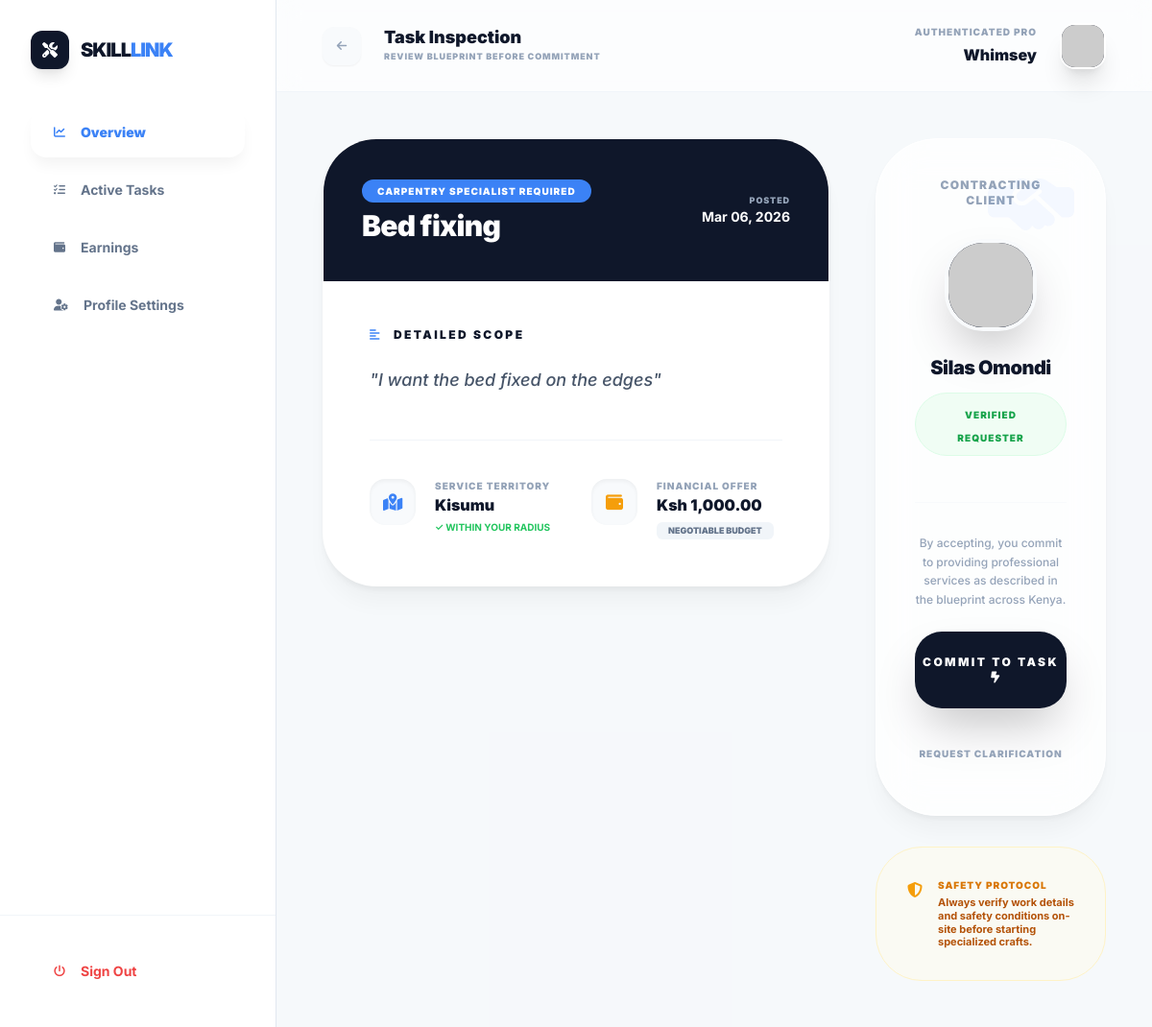
/worker/view-task.php?id=2 (signed in), run on the app's committed database.
### tables this page shows
CREATE TABLE `tasks` (
  `id` int(11) NOT NULL,
  `client_id` int(11) NOT NULL,
  `category_id` int(11) NOT NULL,
  `worker_id` int(11) DEFAULT NULL,
  `title` varchar(255) NOT NULL,
  `description` text NOT NULL,
  `location_name` varchar(255) NOT NULL,
  `latitude` decimal(10,8) DEFAULT NULL,
  `longitude` decimal(11,8) DEFAULT NULL,
  `budget` decimal(10,2) DEFAULT 0.00,
  `budget_type` enum('fixed','negotiable') DEFAULT 'fixed',
  `status` enum('open','assigned','in_progress','completed','finalized','cancelled') NOT NULL DEFAULT 'open',
  `created_at` timestamp NOT NULL DEFAULT current_timestamp(),
  `updated_at` timestamp NOT NULL DEFAULT current_timestamp() ON UPDATE current_timestamp()
);

CREATE TABLE `categories` (
  `id` int(11) NOT NULL,
  `cat_name` varchar(50) NOT NULL COMMENT 'Display name (e.g., Plumbing)',
  `cat_icon` varchar(50) NOT NULL COMMENT 'FontAwesome class (e.g., fa-wrench)',
  `sort_order` int(11) DEFAULT 0 COMMENT 'Controls UI display sequence',
  `status` enum('active','hidden') DEFAULT 'active' COMMENT 'Allows temporary hiding of categories',
  `created_at` timestamp NOT NULL DEFAULT current_timestamp()
);

CREATE TABLE `users` (
  `id` int(11) NOT NULL,
  `full_name` varchar(255) NOT NULL,
  `email` varchar(255) NOT NULL,
  `phone` varchar(20) NOT NULL,
  `county` varchar(100) NOT NULL,
  `area` varchar(100) NOT NULL,
  `password` varchar(255) NOT NULL,
  `role` enum('client','worker','admin') NOT NULL,
  `status` enum('active','suspended') DEFAULT 'active',
  `created_at` timestamp NOT NULL DEFAULT current_timestamp()
);

### worker/view-task.php (the view, shortened to what this page needs)
<?php
$base_dir = dirname(__DIR__);
require_once $base_dir . '/includes/config.php';
$task_id = mysqli_real_escape_string($conn, $_GET['id']);
$task_query = $conn->query("SELECT t.*, u.full_name as client_name, c.cat_name
                            FROM tasks t
                            JOIN users u ON t.client_id = u.id
                            JOIN categories c ON t.category_id = c.id
                            WHERE t.id = '$task_id' AND t.status = 'open'");
$task = $task_query->fetch_assoc();
$user_name = $_SESSION['full_name'];
?>
<!DOCTYPE html>
<html lang="en">
<head>
    <script src="https://cdn.tailwindcss.com"></script>
    <link rel="stylesheet" href="https://cdnjs.cloudflare.com/ajax/libs/font-awesome/6.4.0/css/all.min.css">
</head>
<body class="bg-[#f8fafc] font-sans antialiased text-slate-900 overflow-hidden">
    <div class="flex h-screen overflow-hidden">
        <aside class="w-72 glass-sidebar border-r border-slate-200 flex flex-col z-50">
            <div class="p-8">
                <div class="flex items-center gap-3 mb-10">
                    <div class="w-10 h-10 bg-slate-900 text-white rounded-xl flex items-center justify-center shadow-lg">
                        <i class="fas fa-screwdriver-wrench"></i>
                    </div>
                    <span class="text-xl font-black tracking-tighter uppercase">Skill<span class="text-skill-blue">Link</span></span>
                </div>
                <nav class="space-y-2">
                    <a href="dashboard.php" class="active-nav flex items-center gap-4 px-6 py-4 rounded-2xl font-black text-sm transition-all text-skill-blue">
                        <i class="fas fa-chart-line text-xs"></i> Overview
                    </a>
                    <a href="manage-tasks.php" class="flex items-center gap-4 px-6 py-4 text-slate-500 hover:text-skill-blue transition-all rounded-2xl font-bold text-sm">
                        <i class="fas fa-list-check text-xs"></i> Active Tasks
                    </a>
                    <a href="#" class="flex items-center gap-4 px-6 py-4 text-slate-500 hover:text-skill-blue transition-all rounded-2xl font-bold text-sm">
                        <i class="fas fa-wallet text-xs"></i> Earnings
                    </a>
                    <a href="edit-profile.php" class="flex items-center gap-4 px-6 py-4 text-slate-500 hover:text-skill-blue transition-all rounded-2xl font-bold text-sm">
                        <i class="fas fa-user-gear text-xs"></i> Profile Settings
                    </a>
                </nav>
            </div>
            <div class="mt-auto p-8 border-t border-slate-100">
                <a href="../auth/logout.php" class="flex items-center gap-4 px-6 py-4 text-red-500 hover:bg-red-50 rounded-2xl font-bold text-sm transition-all">
                    <i class="fas fa-power-off text-xs"></i> Sign Out
                </a>
            </div>
        </aside>
        <main class="flex-1 flex flex-col overflow-hidden relative">
            <header class="h-24 flex items-center justify-between px-12 bg-white/50 backdrop-blur-md border-b border-slate-100 relative z-20">
                <div class="flex items-center gap-6">
                    <a href="dashboard.php" class="w-10 h-10 bg-slate-50 text-slate-400 rounded-xl flex items-center justify-center hover:bg-slate-900 hover:text-white transition-all shadow-sm">
                        <i class="fas fa-arrow-left text-xs"></i>
                    </a>
                    <div>
                        <h1 class="text-lg font-black text-slate-900 leading-none">Task Inspection</h1>
                        <p class="text-[9px] font-black text-slate-400 uppercase tracking-widest mt-1">Review blueprint before commitment</p>
                    </div>
                </div>
                <div class="flex items-center gap-6">
                    <div class="text-right">
                        <p class="text-[10px] font-black text-slate-400 uppercase tracking-widest mb-1">Authenticated Pro</p>
                        <p class="font-black text-slate-900"><?php echo $user_name; ?></p>
                    </div>
                    <div class="w-12 h-12 bg-slate-900 rounded-2xl overflow-hidden border-2 border-white shadow-xl">
                        <img src="https://ui-avatars.com/api/?name=<?php echo urlencode($user_name); ?>&background=0f172a&color=fff" alt="User">
                    </div>
                </div>
            </header>
            <section class="flex-1 overflow-y-auto p-12 custom-scroll bg-[#f1f5f9]/30">
                <div class="max-w-6xl mx-auto grid grid-cols-1 lg:grid-cols-3 gap-12">
                    <div class="lg:col-span-2 space-y-8">
                        <div class="elite-card rounded-[3.5rem] overflow-hidden blueprint-bg">
                            <div class="bg-slate-900 p-10 text-white flex items-center justify-between">
                                <div class="space-y-2">
                                    <span class="px-4 py-1.5 bg-skill-blue rounded-full text-[10px] font-black uppercase tracking-widest"><?php echo $task['cat_name']; ?> Specialist Required</span>
                                    <h2 class="text-3xl font-black tracking-tight"><?php echo $task['title']; ?></h2>
                                </div>
                                <div class="text-right">
                                    <p class="text-[9px] font-black text-slate-400 uppercase tracking-widest">Posted</p>
                                    <p class="text-sm font-bold"><?php echo date('M d, Y', strtotime($task['created_at'])); ?></p>
                                </div>
                            </div>
                            <div class="p-12 space-y-12">
                                <div>
                                    <h3 class="text-xs font-black text-slate-900 uppercase tracking-[0.2em] mb-6 flex items-center gap-3">
                                        <i class="fas fa-align-left text-skill-blue"></i> Detailed Scope
                                    </h3>
                                    <p class="text-slate-600 leading-relaxed font-medium text-lg italic">
                                        "<?php echo nl2br($task['description']); ?>"
                                    </p>
                                </div>
                                <div class="grid grid-cols-1 md:grid-cols-2 gap-8 pt-10 border-t border-slate-100">
                                    <div class="flex items-start gap-5">
                                        <div class="w-12 h-12 bg-slate-50 text-skill-blue rounded-2xl flex items-center justify-center shadow-inner">
                                            <i class="fas fa-map-location-dot text-lg"></i>
                                        </div>
                                        <div>
                                            <p class="text-[10px] font-black text-slate-400 uppercase tracking-widest">Service Territory</p>
                                            <p class="text-base font-black text-slate-900"><?php echo $task['location_name']; ?></p>
                                            <p class="text-[10px] font-bold text-green-500 mt-1 uppercase">✓ Within Your Radius</p>
                                        </div>
                                    </div>
                                    <div class="flex items-start gap-5">
                                        <div class="w-12 h-12 bg-slate-50 text-amber-500 rounded-2xl flex items-center justify-center shadow-inner">
                                            <i class="fas fa-wallet text-lg"></i>
                                        </div>
                                        <div>
                                            <p class="text-[10px] font-black text-slate-400 uppercase tracking-widest">Financial Offer</p>
                                            <p class="text-base font-black text-slate-900">Ksh <?php echo number_format($task['budget'], 2); ?></p>
                                            <span class="inline-block mt-1 px-3 py-0.5 bg-slate-100 rounded-md text-[9px] font-black uppercase text-slate-500"><?php echo $task['budget_type']; ?> Budget</span>
                                        </div>
                                    </div>
                                </div>
                            </div>
                        </div>
                    </div>
                    <div class="space-y-8">
                        <div class="bg-white/80 backdrop-blur-xl elite-card p-10 rounded-[4rem] text-center relative overflow-hidden border-white">
                            <div class="absolute top-0 right-0 p-8 opacity-5 text-skill-blue"><i class="fas fa-handshake-simple text-7xl"></i></div>
                            <h3 class="text-xs font-black text-slate-400 uppercase tracking-widest mb-8">Contracting Client</h3>
                            <div class="w-24 h-24 bg-slate-900 rounded-[2.5rem] mx-auto mb-6 border-4 border-slate-50 shadow-2xl overflow-hidden">
                                <img src="https://ui-avatars.com/api/?name=<?php echo urlencode($task['client_name']); ?>&background=0f172a&color=fff" class="w-full h-full object-cover">
                            </div>
                            <h4 class="text-xl font-black text-slate-900 tracking-tight"><?php echo $task['client_name']; ?></h4>
                            <div class="inline-block mt-3 px-6 py-2 bg-green-50 rounded-full border border-green-100">
                                <span class="text-[10px] text-green-600 font-black uppercase tracking-widest">Verified Requester</span>
                            </div>
                            <div class="mt-12 pt-8 border-t border-slate-50 space-y-6">
                                <p class="text-xs text-slate-400 font-medium leading-relaxed">By accepting, you commit to providing professional services as described in the blueprint across Kenya.</p>
                                <form action="accept-logic.php" method="POST">
                                    <button type="submit" class="w-full py-6 bg-slate-900 text-white rounded-[1.75rem] font-black text-xs uppercase tracking-[0.2em] hover:bg-skill-blue transition-all shadow-2xl active:scale-95 group">
                                        Commit to Task <i class="fas fa-bolt-lightning ml-3 group-hover:text-amber-400"></i>
                                    </button>
                                </form>
                                <button class="w-full py-4 bg-transparent text-slate-400 font-black text-[10px] uppercase tracking-widest hover:text-slate-900 transition-colors">
                                    Request Clarification
                                </button>
                            </div>
                        </div>
                        <div class="bg-amber-50/50 border border-amber-100 p-8 rounded-[3rem] flex items-start gap-4">
                            <i class="fas fa-shield-halved text-amber-500 mt-1"></i>
                            <div>
                                <p class="text-[10px] font-black text-amber-600 uppercase tracking-widest mb-1">Safety Protocol</p>
                                <p class="text-[11px] font-bold text-amber-700 leading-tight">Always verify work details and safety conditions on-site before starting specialized crafts.</p>
                            </div>
                        </div>
                    </div>
                </div>
            </section>
        </main>
    </div>
</body>
</html>

### worker/view-task.php (style rules this page uses)
.glass-sidebar { background: rgba(255, 255, 255, 0.9); backdrop-filter: blur(20px); }
.elite-card { background: white; border: 1px solid rgba(255, 255, 255, 0.6); box-shadow: 0 4px 6px -1px rgba(0, 0, 0, 0.05), 0 20px 25px -5px rgba(0, 0, 0, 0.04); }
.active-nav { background: white; box-shadow: 0 10px 15px -3px rgba(0, 0, 0, 0.05); color: skill-blue !important; border-radius: 1.25rem; }
.blueprint-bg { background-image: radial-gradient(#e2e8f0 0.5px, transparent 0.5px); background-size: 24px 24px; }

### data on the page
tasks: category.cat_name "CARPENTRY", title "Bed fixing", created_at "Mar 06, 2026", description "I want the bed fixed on the edges", location_name "Kisumu", budget "1,000.00", budget_type "NEGOTIABLE", client.full_name "Silas Omondi"

### other printed values
$user_name "Whimsey"
